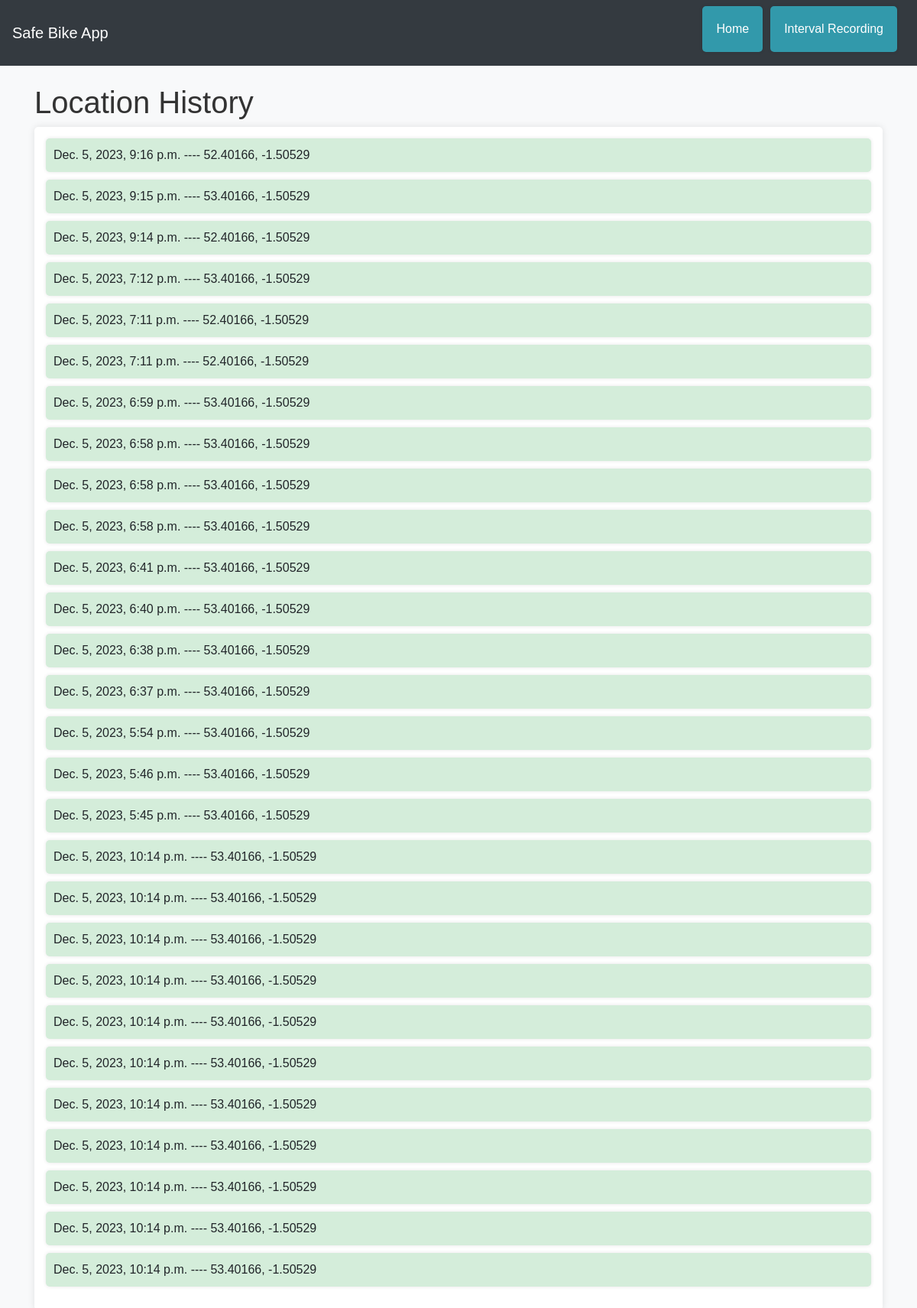
The app's page /location-history/ with its own data.
### gps/models.py (models this page shows, shortened)
class RecordedValue(models.Model):
    latitude = models.FloatField()
    longitude = models.FloatField()
    date = models.DateTimeField()
    interval = models.IntegerField(default=0)  # Add an interval field

### gps/views.py (the view)
# urls.py: path('location-history/', location_history, name='location_history'),
def location_history(request):
    recorded_values = RecordedValue.objects.all()
    return render(request, 'gps/location_history.html', {'recorded_values': recorded_values})

### gps/templates/gps/location_history.html (shortened to what this page needs)
<!DOCTYPE html>
<html lang="en">
<head>
    <link rel="stylesheet" href="https://stackpath.bootstrapcdn.com/bootstrap/4.5.2/css/bootstrap.min.css">
</head>
<body>
    <nav class="navbar navbar-expand-lg navbar-dark">
        <a class="navbar-brand" href="{% url 'home' %}">Safe Bike App</a>
        <div class="collapse navbar-collapse" id="navbarNav">
            <ul class="navbar-nav ml-auto" >
                <li class="nav-item" style="background-color: #3299ab;">
                    <a class="nav-link" href="{% url 'home' %}">Home</a>
                </li>
                <li class="nav-item" style="background-color: #3299ab;">
                    <a class="nav-link" href="{% url 'interval_recording' %}">Interval Recording</a>
                </li>
            </ul>
        </div>
    </nav>
    <div class="container">
        <h1 class="mt-4">Location History</h1>
        <div class="location-history-box">
            <ul>
                {% for value in recorded_values reversed %}
                    <li>
                        {% if value.date %}
                            {{ value.date }} ----
                        {% endif %}
                        {{ value.latitude }}, {{ value.longitude }}
                    </li>
                {% endfor %}
            </ul>
        </div>
    </div>

### gps/templates/gps/location_history.html (style rules this page uses)
body { font-family: 'Arial', sans-serif; background-color: #f8f9fa; }
.navbar { background-color: #343a40; }
.navbar-dark .navbar-brand, .navbar-dark .navbar-nav .nav-link { color: #fff; }
.navbar-nav .nav-item { margin-right: 10px; }
.navbar-nav .nav-link { color: #fff; transition: color 0.3s ease; }
.container { margin-top: 20px; }
h1 { color: #333; }
.location-history-box { background-color: #fff; border-radius: 5px; box-shadow: 0 0 10px rgba(0, 0, 0, 0.1); padding: 15px; }
ul { list-style-type: none; padding: 0; }
li { margin-bottom: 10px; padding: 10px; background-color: #d4edda; border-radius: 5px; box-shadow: 0 0 5px rgba(0, 0, 0, 0.1); }

### records on screen
RecordedValue: date "Dec. 5, 2023, 9:16 p.m.", latitude "52.40166", longitude "-1.50529"
RecordedValue: date "Dec. 5, 2023, 9:15 p.m.", latitude "53.40166", longitude "-1.50529"
RecordedValue: date "Dec. 5, 2023, 9:14 p.m.", latitude "52.40166", longitude "-1.50529"
RecordedValue: date "Dec. 5, 2023, 7:12 p.m.", latitude "53.40166", longitude "-1.50529"
RecordedValue: date "Dec. 5, 2023, 7:11 p.m.", latitude "52.40166", longitude "-1.50529"
RecordedValue: date "Dec. 5, 2023, 7:11 p.m.", latitude "52.40166", longitude "-1.50529"
RecordedValue: date "Dec. 5, 2023, 6:59 p.m.", latitude "53.40166", longitude "-1.50529"
RecordedValue: date "Dec. 5, 2023, 6:58 p.m.", latitude "53.40166", longitude "-1.50529"
RecordedValue: date "Dec. 5, 2023, 6:58 p.m.", latitude "53.40166", longitude "-1.50529"
RecordedValue: date "Dec. 5, 2023, 6:58 p.m.", latitude "53.40166", longitude "-1.50529"
RecordedValue: date "Dec. 5, 2023, 6:41 p.m.", latitude "53.40166", longitude "-1.50529"
RecordedValue: date "Dec. 5, 2023, 6:40 p.m.", latitude "53.40166", longitude "-1.50529"
RecordedValue: date "Dec. 5, 2023, 6:38 p.m.", latitude "53.40166", longitude "-1.50529"
RecordedValue: date "Dec. 5, 2023, 6:37 p.m.", latitude "53.40166", longitude "-1.50529"
RecordedValue: date "Dec. 5, 2023, 5:54 p.m.", latitude "53.40166", longitude "-1.50529"
RecordedValue: date "Dec. 5, 2023, 5:46 p.m.", latitude "53.40166", longitude "-1.50529"
RecordedValue: date "Dec. 5, 2023, 5:45 p.m.", latitude "53.40166", longitude "-1.50529"
RecordedValue: date "Dec. 5, 2023, 10:14 p.m.", latitude "53.40166", longitude "-1.50529"
RecordedValue: date "Dec. 5, 2023, 10:14 p.m.", latitude "53.40166", longitude "-1.50529"
RecordedValue: date "Dec. 5, 2023, 10:14 p.m.", latitude "53.40166", longitude "-1.50529"
RecordedValue: date "Dec. 5, 2023, 10:14 p.m.", latitude "53.40166", longitude "-1.50529"
RecordedValue: date "Dec. 5, 2023, 10:14 p.m.", latitude "53.40166", longitude "-1.50529"
RecordedValue: date "Dec. 5, 2023, 10:14 p.m.", latitude "53.40166", longitude "-1.50529"
RecordedValue: date "Dec. 5, 2023, 10:14 p.m.", latitude "53.40166", longitude "-1.50529"
RecordedValue: date "Dec. 5, 2023, 10:14 p.m.", latitude "53.40166", longitude "-1.50529"
RecordedValue: date "Dec. 5, 2023, 10:14 p.m.", latitude "53.40166", longitude "-1.50529"
RecordedValue: date "Dec. 5, 2023, 10:14 p.m.", latitude "53.40166", longitude "-1.50529"
RecordedValue: date "Dec. 5, 2023, 10:14 p.m.", latitude "53.40166", longitude "-1.50529"
